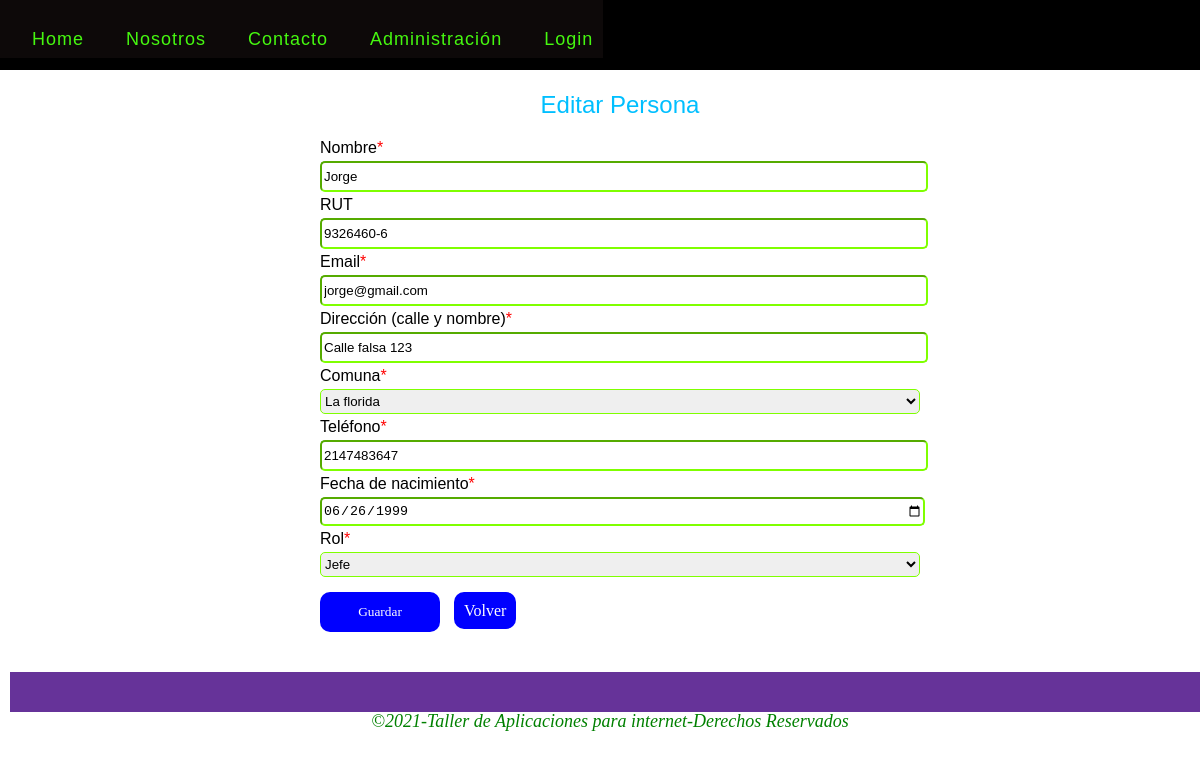
The app's page /personas/edit.php?id=1 with its own data.
### tables this page shows
CREATE TABLE `personas` (
  `id` int(11) NOT NULL,
  `nombre` varchar(255) NOT NULL,
  `rut` varchar(15) NOT NULL,
  `email` varchar(255) NOT NULL,
  `direccion` varchar(255) NOT NULL,
  `fecha_nac` date NOT NULL,
  `telefono` int(11) NOT NULL,
  `rol_id` int(11) NOT NULL,
  `comuna_id` int(11) NOT NULL,
  `created_at` datetime DEFAULT NULL,
  `updated_at` datetime DEFAULT NULL
);

CREATE TABLE `comunas` (
  `id` int(11) NOT NULL,
  `nombre` varchar(255) NOT NULL,
  `region_id` int(11) NOT NULL,
  `created_at` datetime DEFAULT NULL,
  `updated_at` datetime DEFAULT NULL
);

CREATE TABLE `roles` (
  `id` int(11) NOT NULL,
  `nombre` varchar(255) NOT NULL,
  `created_at` datetime DEFAULT NULL,
  `updated_at` datetime DEFAULT NULL
);

### class/modelo.php (called while the page is built, shortened)
<?php
class Modelo
{
    public function __construct()
    {
        $this->_db = new Conexion;
    }
}

### class/personaModel.php (called while the page is built, shortened)
<?php
    require_once('modelo.php');
    class PersonaModel extends Modelo
    {
        public function getPersonaId($id)
        {
            $id = (int) $id;
            $persona = $this->_db->prepare("SELECT p.id, p.nombre, p.rut, p.email,p.direccion, p.fecha_nac, p.telefono, p.rol_id, p.comuna_id, p.created_at, p.updated_at, r.nombre as rol,c.nombre as comuna FROM personas p
            INNER JOIN roles r ON p.rol_id = r.id
            INNER JOIN comunas c ON p.comuna_id = c.id WHERE p.id = ?");
            $persona->bindParam(1,$id);
            $persona->execute();
            return $persona->fetch();
        }
    }

### personas/edit.php (the view, shortened to what this page needs)
<?php
    require('../class/personaModel.php');
    require('../class/comunaModel.php');
    $personas = new PersonaModel;
    if(isset($_GET['id'])){
        $id = (int) $_GET['id'];
        $persona =  $personas->getPersonaId($id);
    }
?>
<!DOCTYPE html>
<html lang="es">
<head>
    <link rel="stylesheet" href="../css/reset.css">
    <link rel="stylesheet" href="../css/estilos.css">
</head>
<body>
    <header>
        <?php  include('../partials/menu.php'); ?>
    </header>
    <section>
        <h1>Editar Persona</h1>
        <div class="formulario">
                <?php if(!empty($persona)): ?>
                    <form action="" method="post">
                        <div class="form-group">
                            <label for="nombre">Nombre<span class ="text-danger">*</span> </label>
                            <input type="text" name="nombre" class="form-control"
                            placeholder="Ingrese el nombre del la persona" value ="<?php
                             echo $persona ['nombre']; ?>">
                        </div>
                <div class="form-group">
                    <label for="rut">RUT</label>
                    <input type="text" name="rut" class="form-control"
                    placeholder="Ingrese el nombre el rut de la persona" value ="<?php
                     echo $persona['rut']; ?>">
                </div>
                <div class="form-group">
                    <label for="email">Email<span class ="text-danger">*</span> </label>
                    <input type="text" name="email" class="form-control"
                    placeholder="Ingrese  el email de la persona" value ="<?php
                     echo $persona['email']; ?>">
                </div>
                <div class="form-group">
                    <label for="direccion">Dirección (calle y nombre)<span class ="text-danger">*</span> </label>
                    <input type="text" name="direccion" class="form-control"
                    placeholder="Ingrese la direccion de la persona" value ="<?php
                    echo $persona['direccion']; ?>">
                </div>
                <div class ="form-group">
                    <label for="comuna">Comuna<span class ="text-danger">*</span> </label>
                    <select name="comuna" class ="form-control">
                        <option value="<?php echo $persona ['comuna_id'];?>">
                        <?php echo $persona ['comuna'];?>
                        </option>
                    </select>
                </div>
                <div class="form-group">
                    <label for="telefono">Teléfono<span class ="text-danger">*</span> </label>
                    <input type="number" name="telefono" class="form-control"
                    placeholder="Ingrese el  teléfono de la persona" value ="<?php
                     echo $persona['telefono']; ?>">
                </div>
                <div class="form-group">
                    <label for="fecha_nac">Fecha de nacimiento<span class ="text-danger">*</span> </label>
                    <input type="date" name="fecha_nac" class="form-control"
                    placeholder="Ingrese la fecha de nacimiento de la persona" value ="<?php
                    echo $persona['fecha_nac']; ?>">
                </div>
                <div class ="form-group">
                    <label for="rol">Rol<span class ="text-danger">*</span> </label>
                    <select name="rol" class ="form-control">
                        <option value="<?php  echo $persona['rol_id']; ?>">
                            <?php echo $persona['rol']; ?>
                        </option>
                    </select>
                </div>
                <div class="form-group">
                            <button type="submit" class="btn btn-primary">Guardar</button>
                            <a href="show.php?id=<?php echo $id; ?>" class="btn btn-link">Volver</a>
                        </div>
                    </form>
                <?php else: ?>
                    <p class="text-info">El dato no existe</p>
                <?php endif; ?>
        </div>
    </section>
    <footer>
        <?php include('../partials/footer.php');?>
    </footer>
</body>
</html>

### css/estilos.css (style rules this page uses)
footer { width: 100%; float:left; height: 40px; background-color:rebeccapurple; margin: 10px; }
h1,h2,h3,h4,h5,h6 { color: deepskyblue; font-family: Arial, Helvetica, sans-serif; padding: 23px; }
label { font-family: Arial, Helvetica, sans-serif; }
section { float: left; width: 100%; margin-left: 20px; margin-right: 20px; margin-bottom: 20px; }
section h1 { text-align: center; font-size: 24px; }
.btn { width: 120px; height: 40px; border:0px; text-align: center; border-radius: 10px; margin-top: 10px; text-decoration: none; }
.btn-link { margin-left: 10px; margin-right: 10px; padding: 10px; }
.btn-primary,.btn-link { background-color: blue; color: white; }
.btn-link,.btn-primary,.btn-warning { font-family:Georgia, 'Times New Roman', Times, serif; }
.formulario { float:left; width: 50%; left: 50%; margin-left: 25%; }
.form-control { float:left; width: 100%; height: 25px; margin-bottom: 5px; margin-top: 5px; border-color: chartreuse; border-radius: 5px; }
.form-group { margin-bottom: 10px; }
.text-danger { color:red; font-family: Verdana, Geneva, Tahoma, sans-serif; }
.text-info,.text-danger { font-family: Arial, Helvetica, sans-serif; font-size: medium; }

### records on screen
personas: nombre "Jorge", rut "9326460-6", email "jorge@gmail.com", direccion "Calle falsa 123", comuna "La florida", telefono "2147483647", fecha_nac "06/26/1999", rol "Jefe"
